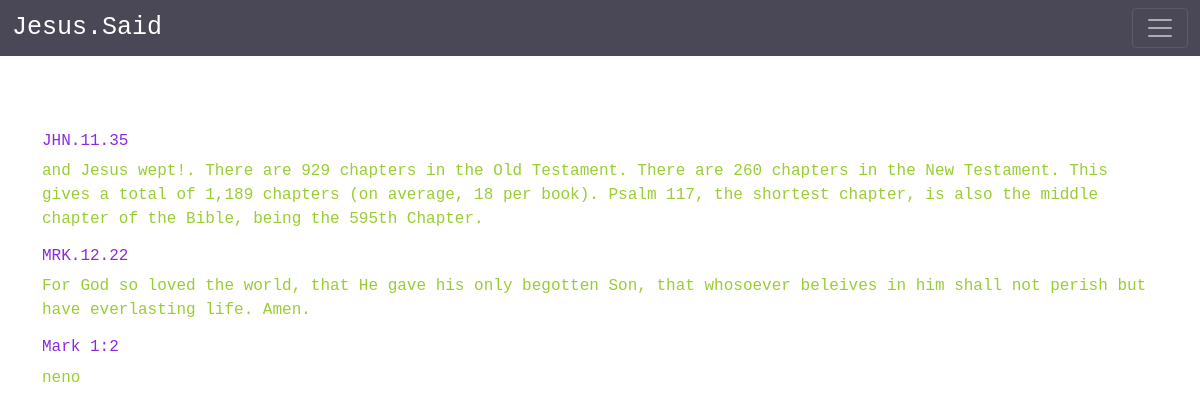
The app's page /BibleStudy/MyBookMarks/ (signed in), older data.
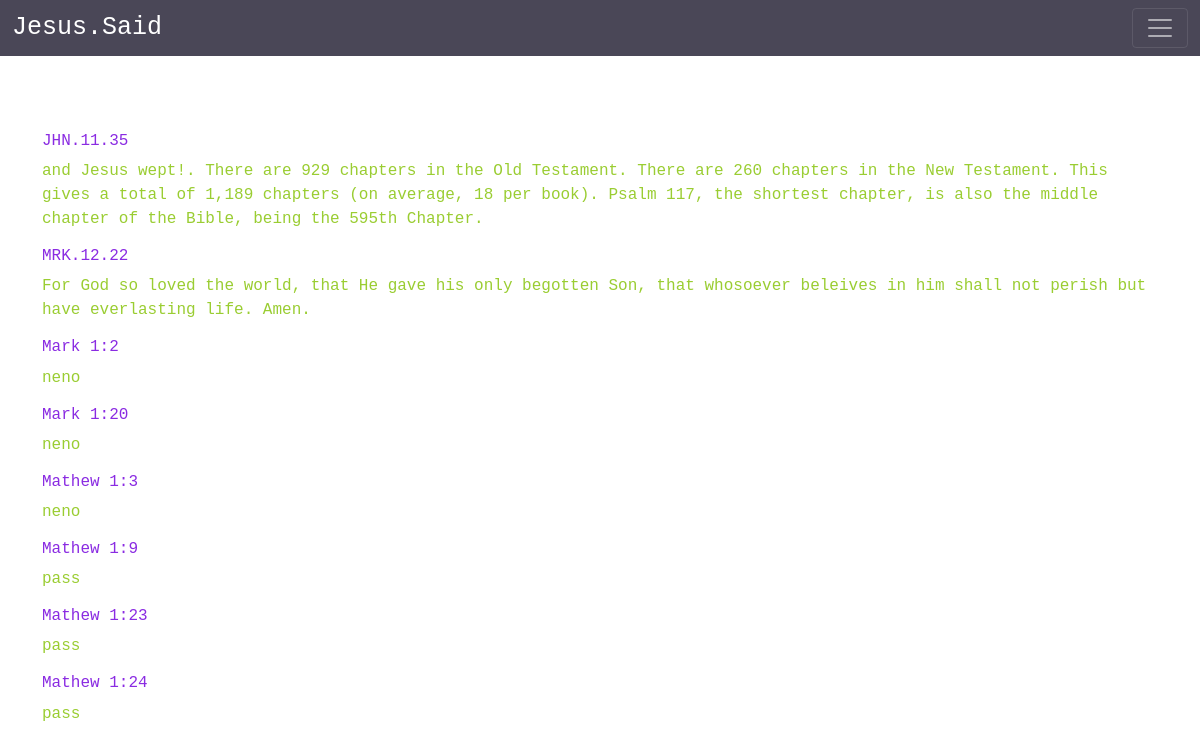
The same page, newer data.
### BibleStudy/models.py (models this page shows, shortened)
class BookMarks(models.Model):
    user = models.ForeignKey(MyUser, on_delete=models.CASCADE)
    verse = models.CharField(max_length=30)
    word = models.TextField(max_length=1000, default='None')

### BibleStudy/views.py (the view)
# urls.py: path('MyBookMarks/',MyBookMarks.as_view(), name='my-bookmarks'),
class MyBookMarks(TemplateView):
    template_name = 'BibleStudy/my_bookmarks.html'
    def get_context_data(self, **kwargs):
        context = super().get_context_data(**kwargs)
        user = self.request.user
        context['verses'] = BookMarks.objects.filter(user=user)
        return context

### BibleStudy/templates/BibleStudy/my_bookmarks.html
{% extends 'Users/base.html' %}
{% block content %}
<div class="content-container" >
    <div class="container">
        <br><br><br>
        {% for verse in verses %}
        <h6 style="color: blueviolet;">{{ verse.verse }}</h6>
        <p style="color:yellowgreen;">{{ verse.word }}</p>
    {% endfor %}
    </div>
</div>
{% endblock %}

### Users/templates/Users/base.html (shortened to what this page needs)
{% load static %}
<!DOCTYPE html>
<html lang="en">
<head>
  <link href="https://cdn.jsdelivr.net/npm/bootstrap@5.1.3/dist/css/bootstrap.min.css" rel="stylesheet">
  <link  rel="stylesheet" type="text/css" href="{% static 'Users/styles.css' %}">
  <link rel="stylesheet" href="https://cdn.jsdelivr.net/npm/bootstrap-icons@1.10.3/font/bootstrap-icons.css">
</head>
<body class="base-html">
    <nav class="navbar navbar-dark fixed-top" id="top-bar" style="background-color:rgba(29, 25, 46, .8);">
      <div class="container-fluid">
        <a class="zara no-style"  href="#">Jesus.Said</a>
        <button class="navbar-toggler" type="button" data-bs-toggle="offcanvas" data-bs-target="#offcanvasNavbar" aria-controls="offcanvasNavbar">
          <span class="navbar-toggler-icon"></span>
        </button>
      </div>
    </nav>
<div class="main-body">
        {% block content %}
        {% endblock %}
    </div>
</body>
</html>

### Users/static/Users/styles.css (style rules this page uses)
* { padding: 0; margin: 0; font-family: 'Courier New', Courier, monospace !important; }
.zara { font-weight:10000 !important; font-size:25px !important; color:white !important; font-family:monospace; }
#top-bar a { color:black; }
.no-style { text-decoration:none; color:black; }
nav { background-color:rgba(29, 25, 46, .8); }
.main-body { position: absolute; width: 100%; }
.content-container { width: 100%; min-height: 100vh; height: auto; position: absolute; top: 60px; }

Row changes from the older to the newer data that the page shows:
added BookMarks: verse "Mark 1:20", word "neno"
added BookMarks: verse "Mathew 1:3", word "neno"
added BookMarks: verse "Mathew 1:9", word "pass"
added BookMarks: verse "Mathew 1:23", word "pass"
added BookMarks: verse "Mathew 1:24", word "pass"
